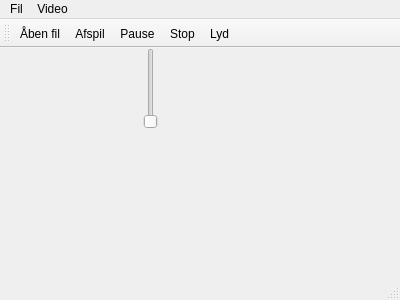
<?xml version="1.0" encoding="UTF-8"?>
<ui version="4.0">
 <class>MainWindow</class>
 <widget class="QMainWindow" name="MainWindow">
  <property name="geometry">
   <rect>
    <x>0</x>
    <y>0</y>
    <width>400</width>
    <height>300</height>
   </rect>
  </property>
  <property name="windowTitle">
   <string>MainWindow</string>
  </property>
  <widget class="QWidget" name="centralWidget">
   <widget class="QSlider" name="lydSlider">
    <property name="geometry">
     <rect>
      <x>140</x>
      <y>0</y>
      <width>22</width>
      <height>81</height>
     </rect>
    </property>
    <property name="orientation">
     <enum>Qt::Vertical</enum>
    </property>
   </widget>
  </widget>
  <widget class="QMenuBar" name="menuBar">
   <property name="geometry">
    <rect>
     <x>0</x>
     <y>0</y>
     <width>400</width>
     <height>21</height>
    </rect>
   </property>
   <widget class="QMenu" name="menuFil">
    <property name="title">
     <string>Fil</string>
    </property>
    <addaction name="actionopenFile"/>
   </widget>
   <widget class="QMenu" name="menuVideo">
    <property name="title">
     <string>Video</string>
    </property>
    <addaction name="actionPlayBtn"/>
    <addaction name="actionpauseBtn"/>
    <addaction name="actionstopBtn"/>
   </widget>
   <addaction name="menuFil"/>
   <addaction name="menuVideo"/>
  </widget>
  <widget class="QToolBar" name="mainToolBar">
   <attribute name="toolBarArea">
    <enum>TopToolBarArea</enum>
   </attribute>
   <attribute name="toolBarBreak">
    <bool>false</bool>
   </attribute>
   <addaction name="actionopenFile"/>
   <addaction name="actionPlayBtn"/>
   <addaction name="actionpauseBtn"/>
   <addaction name="actionstopBtn"/>
   <addaction name="actionLyd"/>
  </widget>
  <widget class="QStatusBar" name="statusBar"/>
  <action name="actionopenFile">
   <property name="icon">
    <iconset resource="resources.qrc">
     <normaloff>:/new/images/Icons/folder.png</normaloff>:/new/images/Icons/folder.png</iconset>
   </property>
   <property name="text">
    <string>Åben fil</string>
   </property>
   <property name="toolTip">
    <string>Åben fil</string>
   </property>
  </action>
  <action name="actionPlayBtn">
   <property name="icon">
    <iconset resource="resources.qrc">
     <normaloff>:/new/images/Icons/play-button.png</normaloff>:/new/images/Icons/play-button.png</iconset>
   </property>
   <property name="text">
    <string>Afspil</string>
   </property>
   <property name="toolTip">
    <string>Afspil</string>
   </property>
  </action>
  <action name="actionstopBtn">
   <property name="icon">
    <iconset resource="resources.qrc">
     <normaloff>:/new/images/Icons/stop.png</normaloff>:/new/images/Icons/stop.png</iconset>
   </property>
   <property name="text">
    <string>Stop</string>
   </property>
   <property name="toolTip">
    <string>stop</string>
   </property>
  </action>
  <action name="actionLyd">
   <property name="icon">
    <iconset resource="resources.qrc">
     <normaloff>:/new/images/Icons/speaker_medVol.png</normaloff>:/new/images/Icons/speaker_medVol.png</iconset>
   </property>
   <property name="text">
    <string>Lyd</string>
   </property>
   <property name="toolTip">
    <string>Lyd</string>
   </property>
  </action>
  <action name="actionpauseBtn">
   <property name="icon">
    <iconset resource="resources.qrc">
     <normaloff>:/new/images/Icons/pause.png</normaloff>:/new/images/Icons/pause.png</iconset>
   </property>
   <property name="text">
    <string>Pause</string>
   </property>
   <property name="toolTip">
    <string>Pause</string>
   </property>
  </action>
 </widget>
 <layoutdefault spacing="6" margin="11"/>
 <resources>
  <include location="resources.qrc"/>
 </resources>
 <connections/>
</ui>
